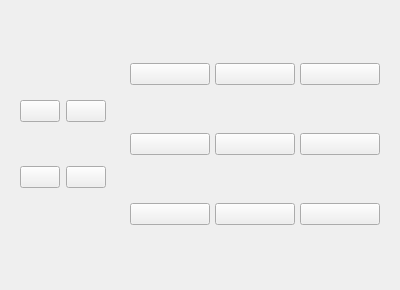
                    <widget class="QWidget" name="tab_outside">
                     <attribute name="title">
                      <string>Outside</string>
                     </attribute>
                     <layout class="QHBoxLayout" name="horizontalLayout_17">
                      <item>
                       <widget class="VCPWidget" name="widget_19">
                        <property name="maximumSize">
                         <size>
                          <width>183</width>
                          <height>183</height>
                         </size>
                        </property>
                        <layout class="QGridLayout" name="gridLayout_30">
                         <item row="0" column="0">
                          <widget class="SubCallButton" name="subcallbutton_35">
                           <property name="icon">
                            <iconset>
                             <normaloff>../resources/images/probe_x_ridge.png</normaloff>../resources/images/probe_x_ridge.png</iconset>
                           </property>
                           <property name="iconSize">
                            <size>
                             <width>80</width>
                             <height>80</height>
                            </size>
                           </property>
                          </widget>
                         </item>
                         <item row="1" column="0">
                          <widget class="SubCallButton" name="subcallbutton_36">
                           <property name="icon">
                            <iconset>
                             <normaloff>../resources/images/probe_y_ridge.png</normaloff>../resources/images/probe_y_ridge.png</iconset>
                           </property>
                           <property name="iconSize">
                            <size>
                             <width>80</width>
                             <height>80</height>
                            </size>
                           </property>
                          </widget>
                         </item>
                         <item row="1" column="1">
                          <widget class="SubCallButton" name="subcallbutton_29">
                           <property name="icon">
                            <iconset>
                             <normaloff>../resources/images/probe_cal_square_boss.png</normaloff>../resources/images/probe_cal_square_boss.png</iconset>
                           </property>
                           <property name="iconSize">
                            <size>
                             <width>80</width>
                             <height>80</height>
                            </size>
                           </property>
                           <property name="shortcut">
                            <string>Return</string>
                           </property>
                          </widget>
                         </item>
                         <item row="0" column="1">
                          <widget class="SubCallButton" name="subcallbutton_32">
                           <property name="icon">
                            <iconset>
                             <normaloff>../resources/images/probe_cal_round_boss.png</normaloff>../resources/images/probe_cal_round_boss.png</iconset>
                           </property>
                           <property name="iconSize">
                            <size>
                             <width>80</width>
                             <height>80</height>
                            </size>
                           </property>
                          </widget>
                         </item>
                        </layout>
                       </widget>
                      </item>
                      <item>
                       <widget class="VCPWidget" name="widget_10">
                        <property name="minimumSize">
                         <size>
                          <width>268</width>
                          <height>268</height>
                         </size>
                        </property>
                        <layout class="QGridLayout" name="gridLayout_10">
                         <property name="spacing">
                          <number>5</number>
                         </property>
                         <item row="0" column="1">
                          <widget class="SubCallButton" name="subcallbutton_2">
                           <property name="icon">
                            <iconset>
                             <normaloff>../resources/images/back_middle_outside_edge.png</normaloff>../resources/images/back_middle_outside_edge.png</iconset>
                           </property>
                           <property name="iconSize">
                            <size>
                             <width>80</width>
                             <height>80</height>
                            </size>
                           </property>
                          </widget>
                         </item>
                         <item row="1" column="1">
                          <widget class="SubCallButton" name="subcallbutton_4">
                           <property name="icon">
                            <iconset>
                             <normaloff>../resources/images/z_top.png</normaloff>../resources/images/z_top.png</iconset>
                           </property>
                           <property name="iconSize">
                            <size>
                             <width>80</width>
                             <height>80</height>
                            </size>
                           </property>
                          </widget>
                         </item>
                         <item row="1" column="0">
                          <widget class="SubCallButton" name="subcallbutton_3">
                           <property name="icon">
                            <iconset>
                             <normaloff>../resources/images/left_side_edge.png</normaloff>../resources/images/left_side_edge.png</iconset>
                           </property>
                           <property name="iconSize">
                            <size>
                             <width>80</width>
                             <height>80</height>
                            </size>
                           </property>
                          </widget>
                         </item>
                         <item row="2" column="1">
                          <widget class="SubCallButton" name="subcallbutton_6">
                           <property name="icon">
                            <iconset>
                             <normaloff>../resources/images/front_middle_edge.png</normaloff>../resources/images/front_middle_edge.png</iconset>
                           </property>
                           <property name="iconSize">
                            <size>
                             <width>80</width>
                             <height>80</height>
                            </size>
                           </property>
                          </widget>
                         </item>
                         <item row="0" column="0">
                          <widget class="SubCallButton" name="subcallbutton">
                           <property name="icon">
                            <iconset>
                             <normaloff>../resources/images/back_left_outside_corner.png</normaloff>../resources/images/back_left_outside_corner.png</iconset>
                           </property>
                           <property name="iconSize">
                            <size>
                             <width>80</width>
                             <height>80</height>
                            </size>
                           </property>
                          </widget>
                         </item>
                         <item row="0" column="2">
                          <widget class="SubCallButton" name="subcallbutton_7">
                           <property name="icon">
                            <iconset>
                             <normaloff>../resources/images/back_right_outside_corner.png</normaloff>../resources/images/back_right_outside_corner.png</iconset>
                           </property>
                           <property name="iconSize">
                            <size>
                             <width>80</width>
                             <height>80</height>
                            </size>
                           </property>
                          </widget>
                         </item>
                         <item row="1" column="2">
                          <widget class="SubCallButton" name="subcallbutton_8">
                           <property name="icon">
                            <iconset>
                             <normaloff>../resources/images/right_side_edge.png</normaloff>../resources/images/right_side_edge.png</iconset>
                           </property>
                           <property name="iconSize">
                            <size>
                             <width>80</width>
                             <height>80</height>
                            </size>
                           </property>
                          </widget>
                         </item>
                         <item row="2" column="2">
                          <widget class="SubCallButton" name="subcallbutton_9">
                           <property name="icon">
                            <iconset>
                             <normaloff>../resources/images/front_right_outside_corner.png</normaloff>../resources/images/front_right_outside_corner.png</iconset>
                           </property>
                           <property name="iconSize">
                            <size>
                             <width>80</width>
                             <height>80</height>
                            </size>
                           </property>
                          </widget>
                         </item>
                         <item row="2" column="0">
                          <widget class="SubCallButton" name="subcallbutton_5">
                           <property name="icon">
                            <iconset>
                             <normaloff>../resources/images/front_left_outside_corner.png</normaloff>../resources/images/front_left_outside_corner.png</iconset>
                           </property>
                           <property name="iconSize">
                            <size>
                             <width>80</width>
                             <height>80</height>
                            </size>
                           </property>
                          </widget>
                         </item>
                        </layout>
                       </widget>
                      </item>
                     </layout>
                    </widget>
